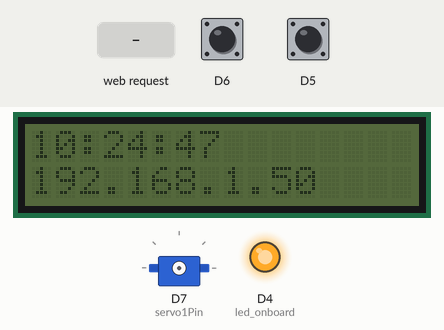
The sketch below on a simulated ESP8266 (NodeMCU). On the bench: 16×2 character LCD, servo, output pins drawn as LEDs (lit = HIGH). Inputs (shaded band) come from the test bench; at power-on: D6 HIGH, D5 HIGH. WiFi joins after 1.5 s; servers stay silent unless stated; network time is answered at once with the bench clock; the local clock reads 2024-03-15 10:24:30 at power-on unless the sketch sets it; what the sketch prints to the serial monitor is not drawn.

Above: at 17.8 s.
17.9 s: D6 pulled LOW for 0.15 s
At 18.3 s:
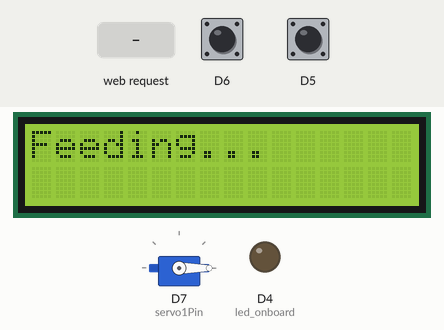
21.0 s: D5 pulled LOW for 3.2 s
At 24.6 s:
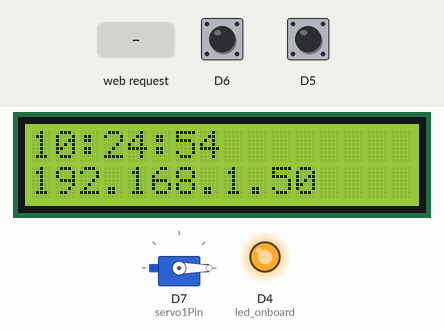
27.2 s: D6 pulled LOW for 3.2 s
At 29.4 s:
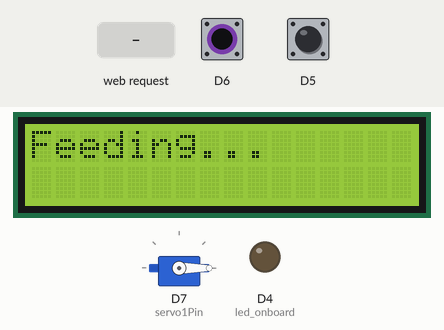
31.9 s: D5 pulled LOW for 3.2 s
At 36.8 s:
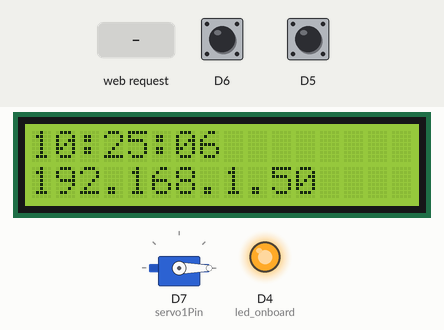
37.5 s: HTTP request GET /feed received
At 40.9 s:
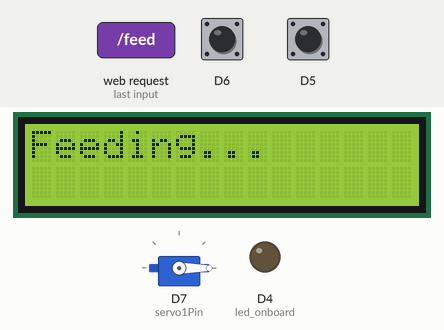
Timing chart, 0 to 41.5 s (numbered marks = the images above; inputs shaded):
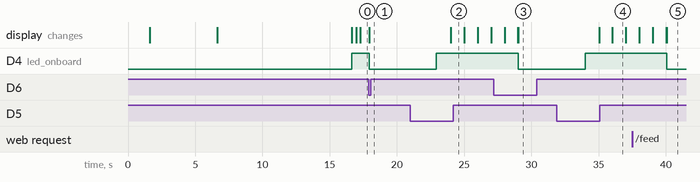

The sketch:

catfood.ino
```cpp
#include <LiquidCrystal_I2C.h>
#include <Wire.h>
#include <ESP8266WiFi.h>          //ESP8266 Core WiFi Library (you most likely already have this in your sketch)
#include <DNSServer.h>            //Local DNS Server used for redirecting all requests to the configuration portal
#include <ESP8266WebServer.h>     //Local WebServer used to serve the configuration portal
#include <WiFiManager.h>          //https://github.com/tzapu/WiFiManager WiFi Configuration Magic
#include <Wire.h>
#include <Servo.h>
Servo servo1;
#define servo1Pin D7
#include <NTPClient.h>
#include <Time.h>
//#include <TimeAlarms.h>


WiFiUDP ntpUDP;

// By default 'time.nist.gov' is used with 60 seconds update interval and
// no offset
NTPClient timeClient(ntpUDP);

// You can specify the time server pool and the offset, (in seconds)
// additionaly you can specify the update interval (in milliseconds).
// NTPClient timeClient(ntpUDP, "europe.pool.ntp.org", 3600, 60000);


LiquidCrystal_I2C lcd(0x27, 16, 2);
uint8_t heart[8] = {0x0, 0xa, 0x1f, 0x1f, 0xe, 0x4, 0x0};
String webPage = "<script src=\"//rawgit.com/ryanknutson/feedcatfood/master/html/page.js\"></script>";
ESP8266WebServer server(80);


void setup() {
  pinMode(LED_BUILTIN, OUTPUT); //led onboard
  digitalWrite(LED_BUILTIN, LOW);
  pinMode(D6, INPUT_PULLUP);

  pinMode(D5, INPUT_PULLUP);

  Serial.begin(115200);

  Wire.begin(D2, D1);

  lcd.begin();

  lcd.home();

  lcd.clear();

  lcd.print("Join wifi");
  lcd.setCursor(0,1);
  lcd.print("FeedCatFood");

  WiFiManager wifiManager;

  wifiManager.autoConnect("FeedCatFood");

  //Use predefined PINS consts


  timeClient.begin();

  server.begin();


  Serial.println("Connected to wifi");
  lcd.clear();
  lcd.print("WiFi Connected!");

  delay(5000);
  lcd.clear();
  lcd.print("Connect to");

  lcd.setCursor(0,1);
  lcd.print(WiFi.localIP());

  delay(10000);
  lcd.noBacklight();

  digitalWrite(LED_BUILTIN, HIGH);

  server.on("/", [](){
    server.send(200, "text/html", webPage);
  });

  server.on("/success", [](){
    server.send(200, "text/html", "feed successful");
  });

  server.on("/feed", HTTP_GET,[](){
    feed(true);
  });

}

void feed(bool i) {
  lcd.clear();
  lcd.backlight();
  lcd.print("Feeding...");

  if (i == true) {
    server.send(200, "text/html", "<script>document.location.href=\"/success\";</script>");
  }


  //servo1.write(0);
  //digitalWrite(LED_BUILTIN, LOW);

  servo1.attach(servo1Pin);
  digitalWrite(LED_BUILTIN, LOW);
  servo1.write(0);


  delay(5000); // feed time

  servo1.detach();
  digitalWrite(LED_BUILTIN, HIGH);

  delay(1000);

  lcd.noBacklight();

  lcd.clear();
  lcd.print(timeClient.getFormattedTime());

  lcd.setCursor(0,1);
  lcd.print(WiFi.localIP());
}

void loop(void){

  server.handleClient();

  lcd.clear();
  printInfo();

  while (digitalRead(D6) == 0) {
    feed(false);
  }

  while (digitalRead(D5) == 0) {
    lcd.setCursor(0,1);
    lcd.print(WiFi.localIP());

    unsigned long start = millis();
    while (millis() - start < 5000) {
      yield();
      Serial.println(millis());
      lcd.backlight();
      //lcd.clear();
      lcd.setCursor(0,0);
      lcd.print(timeClient.getFormattedTime());
    }

    lcd.noBacklight();
  }

  timeClient.update();

}

void printInfo(void) {
  lcd.print(timeClient.getFormattedTime());

  lcd.setCursor(0,1);
  lcd.print(WiFi.localIP());
}
```

Measured:
- after the input at 17.9 s, D4 (led_onboard): HIGH → LOW at once; the display: changes at once (image 1)
- after the input at 21.0 s, the display: changes after 3.0 s (image 2)
- after the input at 27.2 s, D4 (led_onboard): HIGH → LOW after 1.8 s; the display: first differs from a run without the input after 1.8 s (image 3)
- after the input at 31.9 s, the display: first changes after 3.1 s (image 4 shows a later state)
- after the input at 37.5 s, D4 (led_onboard): HIGH → LOW after 2.6 s; the display: first differs from a run without the input after 2.6 s (image 5)
- what the display in image 4 shows lasts 1.0 s, from 36.0 s to 37.0 s
